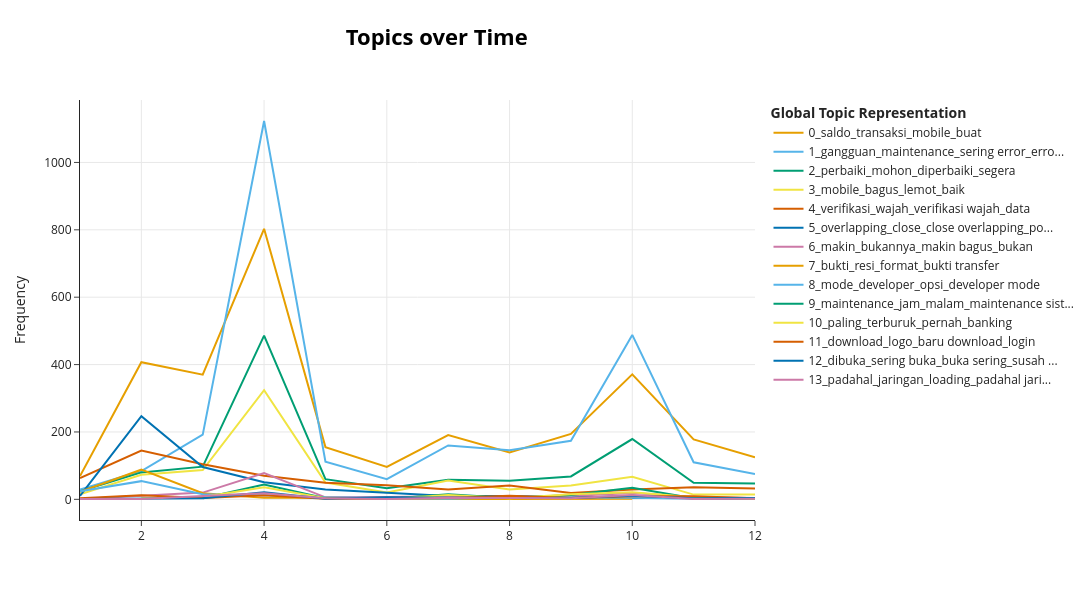

Notebook cell for this chart:
### Markdown cell above
### 8.5 BERTopic native interactive plot

Quick interactive overview via plotly. Useful untuk eksplorasi, terlalu crowded untuk publication.

### Code cell
fig_native = topic_model_phase_c.visualize_topics_over_time(
    topics_over_time,
    top_n_topics=n_topics_byond,
    width=1200,
    height=600,
)
fig_native.show()

### Figure 1 — Plotly figure (JSON) as saved in the notebook; plotly's stock layout.template omitted (floating-point values rounded to 4 significant figures)
{"data": [{"hoverinfo": "text", "hovertext": ["<b>Topic 0</b><br>Words: kartu, saldo, gagal, buat, mobile", "<b>Topic 0</b><br>Words: dana, saldo, mobile, transaksi, buat", "<b>Topic 0</b><br>Words: saldo, mobile, transaksi, jangan, baru", "<b>Topic 0</b><br>Words: transaksi, jangan, mobile, saldo, siap", "<b>Topic 0</b><br>Words: transaksi, mobile, saldo, apa, padahal", "<b>Topic 0</b><br>Words: saldo, transaksi, mobile, customer service, service", "<b>Topic 0</b><br>Words: saldo, transaksi, buat, bikin, dana", "<b>Topic 0</b><br>Words: transaksi, saldo, mobile, gagal, uang", "<b>Topic 0</b><br>Words: saldo, transaksi, buat, gagal, transfer", "<b>Topic 0</b><br>Words: saldo, transaksi, gagal, uang, dana", "<b>Topic 0</b><br>Words: saldo, transaksi, gagal, uang, transfer", "<b>Topic 0</b><br>Words: saldo, transaksi, buat, uang, gagal"], "marker": {"color": "#E69F00"}, "mode": "lines", "name": "0_saldo_transaksi_mobile_buat", "type": "scatter", "x": [1, 2, 3, 4, 5, 6, 7, 8, 9, 10, 11, 12], "y": [69, 407, 370, 803, 155, 96, 191, 139, 194, 371, 178, 125]}, {"hoverinfo": "text", "hovertext": ["<b>Topic 1</b><br>Words: close terus, keluar sendiri, gangguan, sendiri, force", "<b>Topic 1</b><br>Words: padahal, gangguan, susah, jelas, banyak", "<b>Topic 1</b><br>Words: gangguan, sering error, jelas, error terus, susah", "<b>Topic 1</b><br>Words: gangguan, maintenance, error terus, sering error, gangguan terus", "<b>Topic 1</b><br>Words: gangguan, sering error, maintenance, error terus, jelas", "<b>Topic 1</b><br>Words: gangguan, jelek, dibuka, lemot, sering error", "<b>Topic 1</b><br>Words: gangguan, lemot, sering error, error terus, maintenance", "<b>Topic 1</b><br>Words: gangguan, sering error, dibuka, maintenance, error terus", "<b>Topic 1</b><br>Words: gangguan, maintenance, sering error, lemot, error terus", "<b>Topic 1</b><br>Words: gangguan, sering error, maintenance, error terus, sering gangguan", "<b>Topic 1</b><br>Words: gangguan, sering error, error terus, banyak, jelek", "<b>Topic 1</b><br>Words: gangguan, dibuka, maintenance, jelas, sering error"], "marker": {"color": "#56B4E9"}, "mode": "lines", "name": "1_gangguan_maintenance_sering error_erro...", "type": "scatter", "x": [1, 2, 3, 4, 5, 6, 7, 8, 9, 10, 11, 12], "y": [29, 84, 192, 1123, 112, 60, 160, 146, 174, 488, 110, 75]}, {"hoverinfo": "text", "hovertext": ["<b>Topic 2</b><br>Words: mohon, perbaiki, diperbaiki, segera, gagal", "<b>Topic 2</b><br>Words: mohon, perbaiki, diperbaiki, segera, transaksi", "<b>Topic 2</b><br>Words: mohon, perbaiki, diperbaiki, segera, mohon perbaiki", "<b>Topic 2</b><br>Words: mohon, perbaiki, diperbaiki, segera, transaksi", "<b>Topic 2</b><br>Words: perbaiki, mohon, diperbaiki, transaksi, segera", "<b>Topic 2</b><br>Words: perbaiki, diperbaiki, mohon, transaksi, segera", "<b>Topic 2</b><br>Words: perbaiki, diperbaiki, mohon, segera, transaksi", "<b>Topic 2</b><br>Words: perbaiki, mohon, diperbaiki, sering error, segera", "<b>Topic 2</b><br>Words: perbaiki, mohon, diperbaiki, segera, transaksi", "<b>Topic 2</b><br>Words: perbaiki, diperbaiki, mohon, transaksi, segera", "<b>Topic 2</b><br>Words: diperbaiki, mohon, perbaiki, segera, transaksi", "<b>Topic 2</b><br>Words: perbaiki, diperbaiki, mohon, segera, transaksi"], "marker": {"color": "#009E73"}, "mode": "lines", "name": "2_perbaiki_mohon_diperbaiki_segera", "type": "scatter", "x": [1, 2, 3, 4, 5, 6, 7, 8, 9, 10, 11, 12], "y": [24, 80, 97, 486, 60, 33, 58, 55, 68, 179, 49, 47]}, {"hoverinfo": "text", "hovertext": ["<b>Topic 3</b><br>Words: mobile, jelek, bagus, sama mobile, ganti", "<b>Topic 3</b><br>Words: mobile, bagus, enak, bagusan, ribet", "<b>Topic 3</b><br>Words: mobile, lemot, bagus, enak, bagusan", "<b>Topic 3</b><br>Words: mobile, bagus, lemot, baik, bagusan", "<b>Topic 3</b><br>Words: mobile, bagus, baik, lemot, jelas", "<b>Topic 3</b><br>Words: mobile, bagus, mobile sering, enak, lemot", "<b>Topic 3</b><br>Words: mobile, bagus, bagus mobile, lemot, bagusan", "<b>Topic 3</b><br>Words: mobile, bagusan, bagusan mobile, makin, lemot", "<b>Topic 3</b><br>Words: mobile, lemot, bagus, pakai mobile, enak", "<b>Topic 3</b><br>Words: mobile, bagus, lemot, gangguan, update", "<b>Topic 3</b><br>Words: mobile, bagus, bagus lama, jelek, pindah", "<b>Topic 3</b><br>Words: mobile, bagus, enak, ribet, beyond jangan"], "marker": {"color": "#F0E442"}, "mode": "lines", "name": "3_mobile_bagus_lemot_baik", "type": "scatter", "x": [1, 2, 3, 4, 5, 6, 7, 8, 9, 10, 11, 12], "y": [15, 73, 87, 324, 50, 20, 56, 29, 41, 67, 14, 14]}, {"hoverinfo": "text", "hovertext": ["<b>Topic 4</b><br>Words: verifikasi, wajah, verifikasi wajah, kode, data", "<b>Topic 4</b><br>Words: verifikasi, wajah, verifikasi wajah, data, gagal", "<b>Topic 4</b><br>Words: verifikasi, wajah, verifikasi wajah, gagal, gagal terus", "<b>Topic 4</b><br>Words: verifikasi, wajah, verifikasi wajah, gagal, gagal terus", "<b>Topic 4</b><br>Words: verifikasi, wajah, verifikasi wajah, gagal terus, gagal", "<b>Topic 4</b><br>Words: verifikasi, wajah, verifikasi wajah, salah, kode", "<b>Topic 4</b><br>Words: verifikasi, wajah, verifikasi wajah, data, sesuai", "<b>Topic 4</b><br>Words: verifikasi, wajah, verifikasi wajah, data, salah", "<b>Topic 4</b><br>Words: wajah, verifikasi, verifikasi wajah, salah, data", "<b>Topic 4</b><br>Words: verifikasi, wajah, verifikasi wajah, data, salah", "<b>Topic 4</b><br>Words: verifikasi, wajah, verifikasi wajah, sesuai, data", "<b>Topic 4</b><br>Words: verifikasi, wajah, verifikasi wajah, data, salah"], "marker": {"color": "#D55E00"}, "mode": "lines", "name": "4_verifikasi_wajah_verifikasi wajah_data", "type": "scatter", "x": [1, 2, 3, 4, 5, 6, 7, 8, 9, 10, 11, 12], "y": [63, 145, 104, 70, 49, 42, 29, 41, 19, 29, 36, 32]}, {"hoverinfo": "text", "hovertext": ["<b>Topic 5</b><br>Words: overlapping, close, close overlapping, popups, overlapping popups", "<b>Topic 5</b><br>Words: overlapping, close, close overlapping, popups, overlapping popups", "<b>Topic 5</b><br>Words: overlapping, close, popups, close overlapping, overlapping popups", "<b>Topic 5</b><br>Words: overlapping, close, close overlapping, popups, overlapping popups", "<b>Topic 5</b><br>Words: close, overlapping, close overlapping, popups, overlapping popups", "<b>Topic 5</b><br>Words: overlapping, close, close overlapping, popups, overlapping popups", "<b>Topic 5</b><br>Words: overlapping, popups, close, overlapping popups, close overlapping", "<b>Topic 5</b><br>Words: popups, overlapping, close, overlapping popups, close overlapping", "<b>Topic 5</b><br>Words: overlapping, close, popups, close overlapping, overlapping popups", "<b>Topic 5</b><br>Words: and, application, the, close, popups", "<b>Topic 5</b><br>Words: overlapping, close, tangkap layar, tangkap, layar"], "marker": {"color": "#0072B2"}, "mode": "lines", "name": "5_overlapping_close_close overlapping_po...", "type": "scatter", "x": [1, 2, 3, 4, 5, 6, 7, 8, 9, 10, 11], "y": [10, 247, 96, 51, 29, 19, 10, 10, 8, 4, 6]}, {"hoverinfo": "text", "hovertext": ["<b>Topic 6</b><br>Words: makin mengesalkan, ditambah, mengesalkan, makin, gps", "<b>Topic 6</b><br>Words: makin, bukannya, bukannya makin, bukan, makin bagus", "<b>Topic 6</b><br>Words: makin, bukannya, tambah, bukannya makin, ribet makin", "<b>Topic 6</b><br>Words: makin, bukannya, bukan, makin bagus, bukannya makin", "<b>Topic 6</b><br>Words: makin, makin lama, lama makin, makin susah, bukan", "<b>Topic 6</b><br>Words: makin, makin lama, lama makin, bukannya, susah memakai", "<b>Topic 6</b><br>Words: makin, makin bagus, bukannya, bagus, bukannya makin", "<b>Topic 6</b><br>Words: makin, bingungin, kemudahan bukan, lemot fitur, nye", "<b>Topic 6</b><br>Words: makin, bukannya, makin bagus, bukannya makin, tambah", "<b>Topic 6</b><br>Words: makin, bukannya, update, update makin, makin bagus", "<b>Topic 6</b><br>Words: makin, makin bagus, bukan, tambah, bukannya", "<b>Topic 6</b><br>Words: makin, tahun makin, makin makin, transaksi kelar, tolol kali"], "marker": {"color": "#CC79A7"}, "mode": "lines", "name": "6_makin_bukannya_makin bagus_bukan", "type": "scatter", "x": [1, 2, 3, 4, 5, 6, 7, 8, 9, 10, 11, 12], "y": [1, 10, 20, 78, 6, 7, 9, 4, 10, 19, 7, 4]}, {"hoverinfo": "text", "hovertext": ["<b>Topic 7</b><br>Words: resi, bukti, format, file, didukung", "<b>Topic 7</b><br>Words: bukti, resi, format, file, bukti transfer", "<b>Topic 7</b><br>Words: resi, bukti, share, format, bukti transfer", "<b>Topic 7</b><br>Words: resi, bukti, bukti transfer, screenshot, transfer", "<b>Topic 7</b><br>Words: bukti, angka, download, digit, resi", "<b>Topic 7</b><br>Words: bukti, bukti transfer, screenshot, ss, pribadi", "<b>Topic 7</b><br>Words: fitur mutasi, melihat rincian, mutasi keuangan, rincian, melihat", "<b>Topic 7</b><br>Words: screenshoot, hadehh menyusahkan, halaman utama, datanya, utama", "<b>Topic 7</b><br>Words: disempurnakan, pembayaran shopee, virtual akun, digit, input", "<b>Topic 7</b><br>Words: resi, format, file, kan enggak, file mendukung"], "marker": {"color": "#E69F00"}, "mode": "lines", "name": "7_bukti_resi_format_bukti transfer", "type": "scatter", "x": [1, 2, 3, 4, 5, 6, 7, 8, 9, 10], "y": [22, 88, 18, 5, 5, 2, 1, 1, 1, 2]}, {"hoverinfo": "text", "hovertext": ["<b>Topic 8</b><br>Words: mode, developer, pengembang, opsi, developer mode", "<b>Topic 8</b><br>Words: mode, developer, developer mode, opsi, pengembang", "<b>Topic 8</b><br>Words: developer, mode, opsi, pengembang, aktifkan", "<b>Topic 8</b><br>Words: mode, developer, lokasi, developer mode, opsi", "<b>Topic 8</b><br>Words: developer, mode, opsi, pengembang, opsi pengembang", "<b>Topic 8</b><br>Words: developer, mode, developer mode, mode developer, wajib", "<b>Topic 8</b><br>Words: opsi developer, opsi, developer, mengaktifkan, gps", "<b>Topic 8</b><br>Words: mode, developer, pengembang, mode developer, developer mode", "<b>Topic 8</b><br>Words: developer, mode, developer mode, privasi, mengaktifkan", "<b>Topic 8</b><br>Words: mode, pengembang, developer, mode pengembang, opsi", "<b>Topic 8</b><br>Words: tahu cara, lewat fitur, pusat bantuan, mengizinkan, mode", "<b>Topic 8</b><br>Words: mode, developer, aktifkan, developer mode, mematikan developer"], "marker": {"color": "#56B4E9"}, "mode": "lines", "name": "8_mode_developer_opsi_developer mode", "type": "scatter", "x": [1, 2, 3, 4, 5, 6, 7, 8, 9, 10, 11, 12], "y": [24, 54, 15, 12, 6, 4, 2, 6, 6, 5, 2, 3]}, {"hoverinfo": "text", "hovertext": ["<b>Topic 9</b><br>Words: jam, maintenance, maintenance sistem, malam, sistem", "<b>Topic 9</b><br>Words: maintenance, jam, malam, maintenance sistem, sistem", "<b>Topic 9</b><br>Words: jam, malam, jam malam, kadang jam, maintenance", "<b>Topic 9</b><br>Words: maintenance, maintenance sistem, jam pas, menghidupkan gps, minggu jam", "<b>Topic 9</b><br>Words: maintenance, malam, jam, siang, orang", "<b>Topic 9</b><br>Words: jam, maintenance, malam, jam sibuk, sibuk", "<b>Topic 9</b><br>Words: maintenance, malam, jam, tengah malam, tengah", "<b>Topic 9</b><br>Words: jam, maintenance, malam, maintenance sistem, siang", "<b>Topic 9</b><br>Words: maintenance, taikk, tengah, tahi, malam", "<b>Topic 9</b><br>Words: kacau orang, maintenance kacau, melakukan maintenance, hari menunggu, bayar jadi"], "marker": {"color": "#009E73"}, "mode": "lines", "name": "9_maintenance_jam_malam_maintenance sist...", "type": "scatter", "x": [3, 4, 5, 6, 7, 8, 9, 10, 11, 12], "y": [3, 44, 3, 1, 15, 4, 13, 34, 3, 1]}, {"hoverinfo": "text", "hovertext": ["<b>Topic 10</b><br>Words: terparah, terbodoh, capek kedip, goblok, banking terparah", "<b>Topic 10</b><br>Words: paling, banking paling, banking, mobile banking, perbankan", "<b>Topic 10</b><br>Words: paling, terburuk, pernah, banking, banking paling", "<b>Topic 10</b><br>Words: sepanjang, banking paling, paling, banking, ribett mobile", "<b>Topic 10</b><br>Words: tolol pernah, paling tolol, ngebug terus, paling, ngebug", "<b>Topic 10</b><br>Words: paling, terburuk, paling buruk, pernah, banking", "<b>Topic 10</b><br>Words: paling, paling buruk, banking, semua banking, paling lambat", "<b>Topic 10</b><br>Words: paling, banking, pernah, banking paling, terburuk", "<b>Topic 10</b><br>Words: paling, banking, pernah, banking paling, terburuk", "<b>Topic 10</b><br>Words: paling, banking paling, banking, perbankan, terburuk", "<b>Topic 10</b><br>Words: indonesia, identifikasi wajah, identifikasi, gangguan sukanya, raya"], "marker": {"color": "#F0E442"}, "mode": "lines", "name": "10_paling_terburuk_pernah_banking", "type": "scatter", "x": [2, 3, 4, 5, 6, 7, 8, 9, 10, 11, 12], "y": [3, 7, 36, 3, 1, 13, 3, 15, 21, 6, 2]}, {"hoverinfo": "text", "hovertext": ["<b>Topic 11</b><br>Words: berhenti logo, instal dibuka, masalah aneh, aktifkan opsi, hp root", "<b>Topic 11</b><br>Words: beberapa kali, aktifkan, login, beberapa, tetap", "<b>Topic 11</b><br>Words: bagaimana mau, logo dibuka, halaman cover, mau pakenya, download pas", "<b>Topic 11</b><br>Words: download, download pas, logo, card, baru", "<b>Topic 11</b><br>Words: cuman mentok, buka cuman, segala cara, terhapus, mentok logo", "<b>Topic 11</b><br>Words: langsung mati, mencoba masuk, login langsung, bacaan, masuk login", "<b>Topic 11</b><br>Words: membuka mobile, menu akses, memuat menu, aplikasix, baru download", "<b>Topic 11</b><br>Words: cuma gambar, gambar, gambar doang, cuma, baru download", "<b>Topic 11</b><br>Words: restart, dibuka, padahal restart, restart restart, restart tetap", "<b>Topic 11</b><br>Words: muncul, dipakai, mau dipakai, login, update", "<b>Topic 11</b><br>Words: sendiri masuk, logo, download, tulisan, mentok logo", "<b>Topic 11</b><br>Words: dipakai, muncul dipakai, login dipakai, instal login, interfacenya"], "marker": {"color": "#D55E00"}, "mode": "lines", "name": "11_download_logo_baru download_login", "type": "scatter", "x": [1, 2, 3, 4, 5, 6, 7, 8, 9, 10, 11, 12], "y": [3, 12, 4, 12, 2, 2, 4, 11, 4, 9, 9, 3]}, {"hoverinfo": "text", "hovertext": ["<b>Topic 12</b><br>Words: terus gunakan, berhenti sendiri, sendiri terus, berhenti, gunakan", "<b>Topic 12</b><br>Words: sendiri digunakan, digunakan, digunakan sering, sering keluar, keluar sendiri", "<b>Topic 12</b><br>Words: keluar sendirinya, lelet parah, dibuka selalu, sendirinya, susah digunakan", "<b>Topic 12</b><br>Words: sering buka, dibuka, buka sering, digunakan, jelek", "<b>Topic 12</b><br>Words: buka alasan, perbaiki selalu, loading mau, sering buka, selalu loading", "<b>Topic 12</b><br>Words: dibuka, enggak dibuka, sering buka, buka dibuka, aseli", "<b>Topic 12</b><br>Words: pakai menyusahkan, up date, kadang keluar, susah sekarang, date", "<b>Topic 12</b><br>Words: kali digunakan, digunakan susah, dibukak, parah lelet, leg", "<b>Topic 12</b><br>Words: dibuka sering, dibuka, wlw, maintanence, buka masa", "<b>Topic 12</b><br>Words: dibuka, susah buka, sering enggak, enggak dibuka, buka sering", "<b>Topic 12</b><br>Words: buka butuhkan, butuhkan sering, bukaa, sering buka, buka sering", "<b>Topic 12</b><br>Words: dibuka, seharian, buka seharian, dibuka seharian, seharian susah"], "marker": {"color": "#0072B2"}, "mode": "lines", "name": "12_dibuka_sering buka_buka sering_susah ...", "type": "scatter", "x": [1, 2, 3, 4, 5, 6, 7, 8, 9, 10, 11, 12], "y": [1, 1, 3, 21, 2, 6, 4, 4, 4, 11, 3, 4]}, {"hoverinfo": "text", "hovertext": ["<b>Topic 13</b><br>Words: sendiri pas, bug error, error sukanya, pas pakai, sukanya keluar", "<b>Topic 13</b><br>Words: langsung masuk, masuk jaringan, mobile langsung, selalu lemot, jaringan lancar", "<b>Topic 13</b><br>Words: jaringan, padahal, padahal jaringan, jaringan bagus, bagus", "<b>Topic 13</b><br>Words: loading, padahal, loading terus, lemot, wifi", "<b>Topic 13</b><br>Words: padahal jaringan, padahal, jaringan, kadang, menu log", "<b>Topic 13</b><br>Words: sering hilang, sekali jaringan, sukanya buka, kecewa sukanya, cukup kecewa", "<b>Topic 13</b><br>Words: jaringan bagus, jaringan, lancar, lag sering, sering terkeluar", "<b>Topic 13</b><br>Words: jaringan bagus, padahal jaringan, sangat lama, jaringan, mengganggu", "<b>Topic 13</b><br>Words: perbaiki jelas, mana loadingnya, perbaikan tetap, dipakai menunggu, bagus terus", "<b>Topic 13</b><br>Words: loading, padahal, jaringan, koneksi, loading terus", "<b>Topic 13</b><br>Words: enggak jelas, jelas internet, tetap ngebug, internet bermasalah, ngebug enggak", "<b>Topic 13</b><br>Words: langsung bilang, berguna hari, buka mentok, logo padahal, terputus"], "marker": {"color": "#CC79A7"}, "mode": "lines", "name": "13_padahal_jaringan_loading_padahal jari...", "type": "scatter", "x": [1, 2, 3, 4, 5, 6, 7, 8, 9, 10, 11, 12], "y": [1, 1, 10, 18, 3, 1, 5, 5, 3, 13, 1, 2]}], "layout": {"height": 600, "hoverlabel": {"bgcolor": "white", "font": {"family": "Rockwell", "size": 16}}, "legend": {"title": {"text": "<b>Global Topic Representation"}}, "title": {"font": {"color": "Black", "size": 22}, "text": "<b>Topics over Time</b>", "x": 0.4, "xanchor": "center", "y": 0.95, "yanchor": "top"}, "width": 1200, "xaxis": {"showgrid": true}, "yaxis": {"showgrid": true, "title": {"text": "Frequency"}}}}
